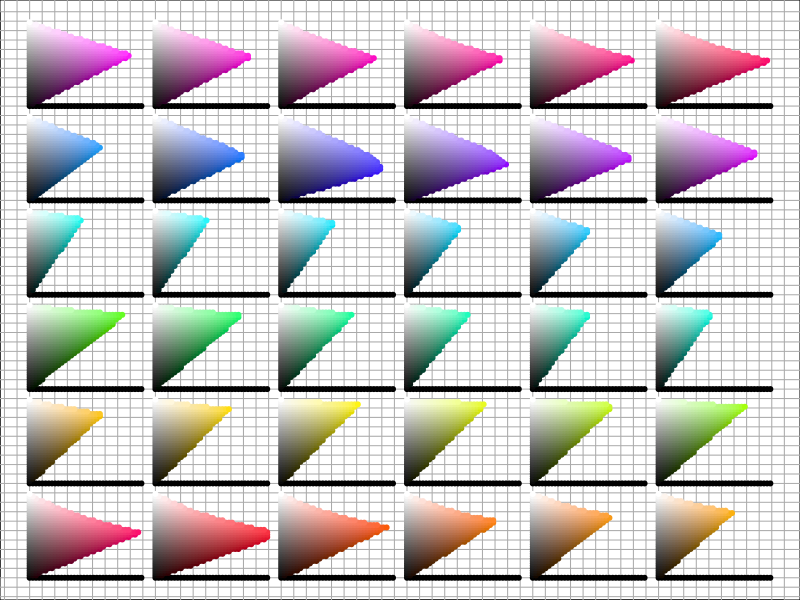

Recreate this plot in R. (Note: this script raises an error after producing the figure.)
# Description : Interactive Color picker using locator
# Website : http://is-r.tumblr.com/post/35332733463/interactive-color-picker-using-locator

doInstall <- TRUE # Change to FALSE if you don't want packages installed.
toInstall <- c("ggplot2", "proxy")
if(doInstall){install.packages(toInstall, repos = "http://cran.r-project.org")}
lapply(toInstall, library, character.only = TRUE)

nIncrements <- 36
eachIncrement <- seq(0, 1, len = nIncrements)
colorSweep <- expand.grid(eachIncrement, eachIncrement, eachIncrement)
moduloRemainder <- with(colorSweep, Var1*(nIncrements-1)) %%
  floor(sqrt(nIncrements))
quotientFloor <- floor(with(colorSweep, Var1*(nIncrements-1)) /
                         floor(sqrt(nIncrements)))

colorLocations <- with(colorSweep, data.frame(x = moduloRemainder+Var2*8/9,
                                              y = quotientFloor+Var3*8/9))
hexColor <- with(colorSweep, hcl(Var1*360, Var2*150, Var3*100, fixup = FALSE))
colorLocations <- colorLocations[!is.na(hexColor), ]
hexColor <- hexColor[!is.na(hexColor)]

par(mai = c(0, 0, 0, 0)) # Plot color picker
plot(colorLocations$x, colorLocations$y, type = "n")
abline(h = -10:60/10, v = -10:60/10, col = gray(2/3))
points(colorLocations$x, colorLocations$y, col = hexColor, pch = 20)

# Use your mouse to click on the colors you want in your palette --
# click as many as you want, in the order you want, then:
# if in RStudio: hit [ESC]
# if in Windows RGui: Right click on graph, select [Stop]
whichColor <- locator(type = "o") # Click, then [ESC]/[Stop]!
colorProximities <- proxy::dist(data.frame(whichColor), colorLocations)
whichColor <- apply(colorProximities, 1, which.min)

myPalette <- colorRampPalette(hexColor[whichColor], space = "Lab")

zp1 <- ggplot(iris, # Plot some iris data
              aes(x = Sepal.Length, y = Sepal.Width,
                  colour = Petal.Width))
zp1 <- zp1 + geom_point(size = 4)
print(zp1) # Default ggplot2 continuous palette

zp1 <- zp1 + scale_colour_gradientn(colours = myPalette(99))
print(zp1) # Plotted with your hand-picked palette